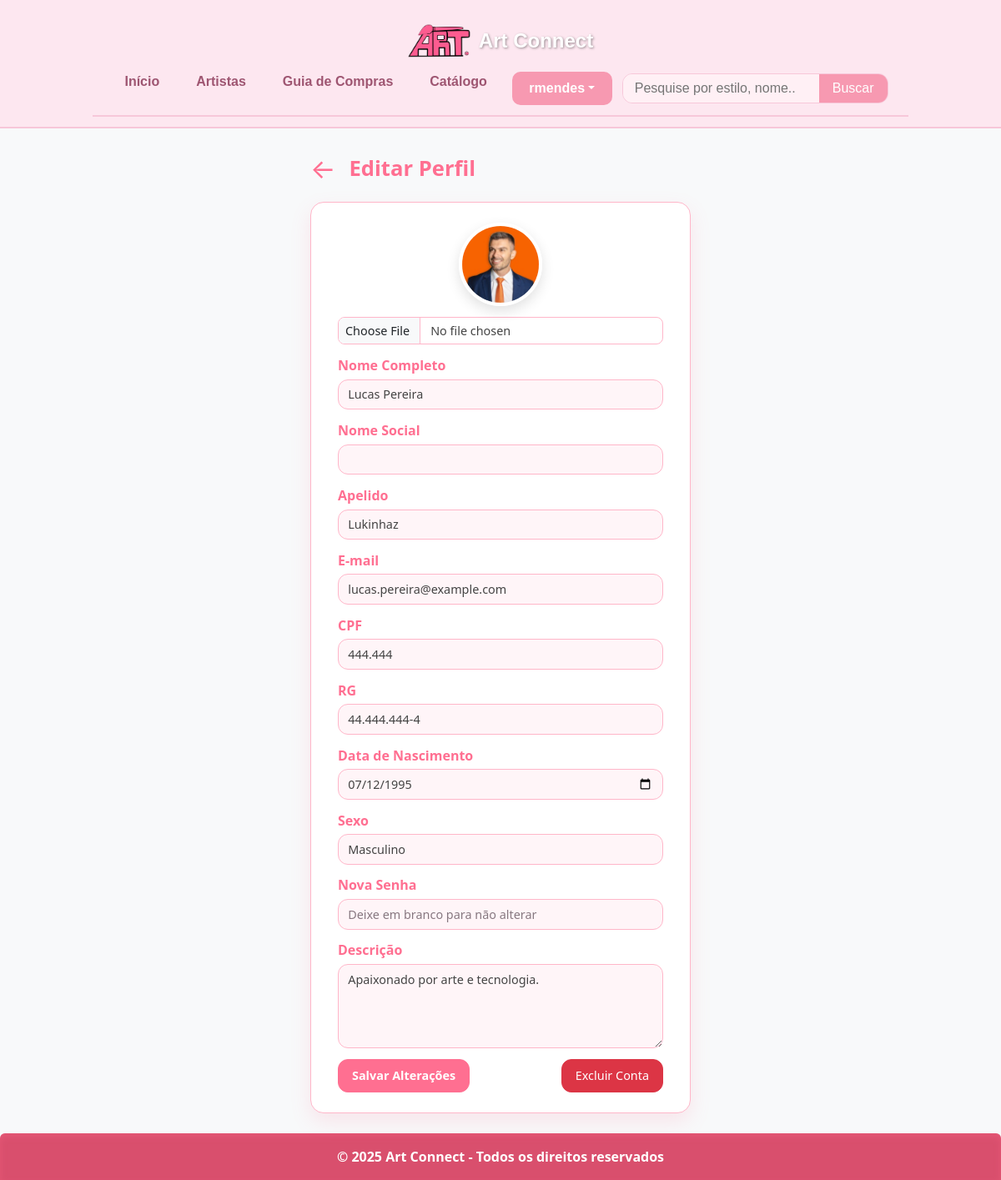
Page /usuarios/perfil/perfil/editar-perfil.php (signed in) on the committed database.
### tables this page shows
CREATE TABLE IF NOT EXISTS `usuarios` (
  `id` int(11) NOT NULL AUTO_INCREMENT,
  `nome` varchar(100) NOT NULL,
  `nome_social` varchar(100) DEFAULT NULL,
  `email` varchar(100) NOT NULL,
  `senha` varchar(255) NOT NULL,
  `tipo` bit(1) NOT NULL,
  `cpf` varchar(14) NOT NULL,
  `rg` varchar(20) DEFAULT NULL,
  `data_nascimento` date DEFAULT NULL,
  `foto` varchar(255) DEFAULT NULL,
  `status` bit(1) NOT NULL,
  `data_cadastro` datetime NOT NULL,
  `apelido` varchar(50) DEFAULT NULL,
  `sexo` char(1) DEFAULT NULL,
  `descricao` text DEFAULT NULL,
  `cidade` varchar(40) NOT NULL,
  `estado` char(2) NOT NULL,
  PRIMARY KEY (`id`),
  UNIQUE KEY `unique_email` (`email`),
  UNIQUE KEY `unique_cpf` (`cpf`)
);

### usuarios/perfil/perfil/editar-perfil.php (the view, shortened to what this page needs)
<?php
require_once '../../../conexao.php';
$id_usuario = $_SESSION['ID'];
$sql = "SELECT * FROM usuarios WHERE id = $id_usuario LIMIT 1";
$res = mysqli_query($conexao, $sql);
$usuario = mysqli_fetch_assoc($res);
?>
<!DOCTYPE html>
<html lang="pt-BR">
<head>
    <link href="https://cdn.jsdelivr.net/npm/bootstrap@5.3.2/dist/css/bootstrap.min.css" rel="stylesheet" />
    <link rel="stylesheet" href="https://cdnjs.cloudflare.com/ajax/libs/slick-carousel/1.8.1/slick.min.css" />
    <link rel="stylesheet" href="https://cdnjs.cloudflare.com/ajax/libs/slick-carousel/1.8.1/slick-theme.min.css" />
    <link rel="stylesheet" href="../../../css/ediar.css" />
</head>
<body class="bg-light">
    <header>
        <?php include("../../topo.php"); ?>
    </header>
    <div class="container py-4">
        <div class="d-flex align-items-center mb-3">
            <a href="../../perfil/perfil/usuario.php?id=<?= $_SESSION['ID'] ?>" class="btn-voltar me-3" title="Voltar para Perfil">&#8592;</a>
            <h2 class="m-0">Editar Perfil</h2>
        </div>
        <form action="acoes.php" method="POST" enctype="multipart/form-data" class="card p-4 shadow-sm">
            <div class="mb-3 text-center">
                <img id="preview"
                    src="<?= !empty($usuario['foto']) ? '../../../images/perfil/' . htmlspecialchars($usuario['foto']) : '../../../assets/img/user-placeholder.png' ?>"
                    class="rounded-circle mb-3" width="120" height="120" alt="Foto de Perfil">
                <input type="file" name="foto" id="foto" class="form-control">
            </div>
            <div class="mb-3">
                <label class="form-label">Nome Completo</label>
                <input type="text" name="nome" class="form-control" value="<?= htmlspecialchars($usuario['nome']) ?>"
                    required>
            </div>
            <div class="mb-3">
                <label class="form-label">Nome Social</label>
                <input type="text" name="nome_social" class="form-control"
                    value="<?= htmlspecialchars($usuario['nome_social']) ?>">
            </div>
            <div class="mb-3">
                <label class="form-label">Apelido</label>
                <input type="text" name="apelido" class="form-control"
                    value="<?= htmlspecialchars($usuario['apelido']) ?>">
            </div>
            <div class="mb-3">
                <label class="form-label">E-mail</label>
                <input type="email" name="email" class="form-control" value="<?= htmlspecialchars($usuario['email']) ?>"
                    required>
            </div>
            <div class="mb-3">
                <label class="form-label">CPF</label>
                <input type="text" name="cpf" class="form-control" value="<?= htmlspecialchars($usuario['cpf']) ?>">
            </div>
            <div class="mb-3">
                <label class="form-label">RG</label>
                <input type="text" name="rg" class="form-control" value="<?= htmlspecialchars($usuario['rg']) ?>">
            </div>
            <div class="mb-3">
                <label class="form-label">Data de Nascimento</label>
                <input type="date" name="data_nascimento" class="form-control"
                    value="<?= htmlspecialchars($usuario['data_nascimento']) ?>">
            </div>
            <div class="mb-3">
                <label class="form-label">Sexo</label>
                <select name="sexo" class="form-select">
                    <option value="M" <?= $usuario['sexo'] === 'M' ? 'selected' : '' ?>>Masculino</option>
                </select>
            </div>
            <div class="mb-3">
                <label class="form-label">Nova Senha</label>
                <input type="password" name="senha" class="form-control" placeholder="Deixe em branco para não alterar">
            </div>
            <div class="mb-3">
                <label class="form-label">Descrição</label>
                <textarea name="descricao" class="form-control"
                    rows="4"><?= htmlspecialchars($usuario['descricao'] ?? '') ?></textarea>
            </div>
            <div class="d-flex justify-content-between">
                <button type="submit" class="btn btn-primary">Salvar Alterações</button>
                <a href="acoes.php?acao=excluir_conta" class="btn btn-danger"
                    onclick="return confirm('Tem certeza que deseja excluir sua conta? Esta ação não pode ser desfeita.')">
                    Excluir Conta
                </a>
            </div>
        </form>
    </div>
</body>
<footer class="bg-rose text-white py-3 text-center rounded-top">
    <p class="mb-0">&copy; 2025 Art Connect - Todos os direitos reservados</p>
</footer>
</html>

### css/ediar.css (style rules this page uses)
:root { --rosa: #ff6f91; --rosa-escuro: #ff3e6c; --rosa-claro: #ffe4ec; --fundo: #fff5f8; --borda: #ffb6c9; --texto: #444; }
.container.py-4 { max-width: 480px; width: 100%; margin: 0 auto; padding-top: 2rem; }
.btn-voltar { font-size: 2rem; color: var(--rosa); text-decoration: none; transition: color 0.3s ease; user-select: none; }
h2 { color: var(--rosa); font-weight: 700; font-size: 1.6rem; margin: 0; }
.card { background: #fff !important; border: 1px solid var(--borda) !important; border-radius: 16px !important; box-shadow: 0 10px 24px rgba(255, 111, 145, 0.15) !important; padding: 1.5rem 2rem !important; margin-top: 1rem; }
.card .rounded-circle { width: 100px !important; height: 100px !important; box-shadow: 0 6px 16px rgba(0, 0, 0, 0.12) !important; border: 4px solid #fff !important; margin-bottom: 0.8rem !important; }
.card input[type="file"] { background: #fff !important; border-radius: 8px !important; padding: 0.3rem 0.5rem !important; }
.form-label { color: var(--rosa) !important; font-weight: 600 !important; margin-bottom: 0.3rem !important; }
.form-control, .form-select { border: 1.8px solid var(--borda) !important; background: var(--fundo) !important; color: var(--texto) !important; border-radius: 12px !important; padding: 0.4rem 0.7rem !important; font-size: 0.9rem !important; }
.mb-3 { margin-bottom: 0.8rem !important; }
.btn-primary { background-color: var(--rosa) !important; border-color: var(--rosa) !important; font-weight: 700 !important; border-radius: 12px !important; padding: 0.5rem 1rem !important; font-size: 0.9rem !important; transition: background-color 0.3s ease; }
.btn-danger { border-radius: 12px !important; padding: 0.5rem 1rem !important; font-size: 0.9rem !important; }
.d-flex.justify-content-between { gap: 0.5rem; }
.form-control::placeholder { color: #7a6b74 !important; opacity: 0.9 !important; }
footer { background-color: #d94f6d; color: #fff5f8; padding: 1.2rem; text-align: center; border-top-left-radius: 1rem; border-top-right-radius: 1rem; font-weight: 600; font-size: 1rem; box-shadow: inset 0 4px 8px rgba(255, 105, 135, 0.3); margin-top: auto; }

### css/topo.css (style rules this page uses)
header { background-color: #fde7f0; border-bottom: 2px solid #f7c7d9; padding: 12px 24px; font-family: 'Poppins', sans-serif; position: sticky; top: 0; z-index: 1000; display: flex; flex-direction: column; align-items: center; gap: 12px; height: auto; }

### rows in the picture
usuarios: foto (picture), nome "Lucas Pereira", apelido "Lukinhaz", email "lucas.pereira@example.com", cpf "444.444", rg "44.444.444-4", data_nascimento "07/12/1995", sexo "Masculino", descricao "Apaixonado por arte e tecnologia."

### other values in the picture
$nome_usuario "rmendes"
